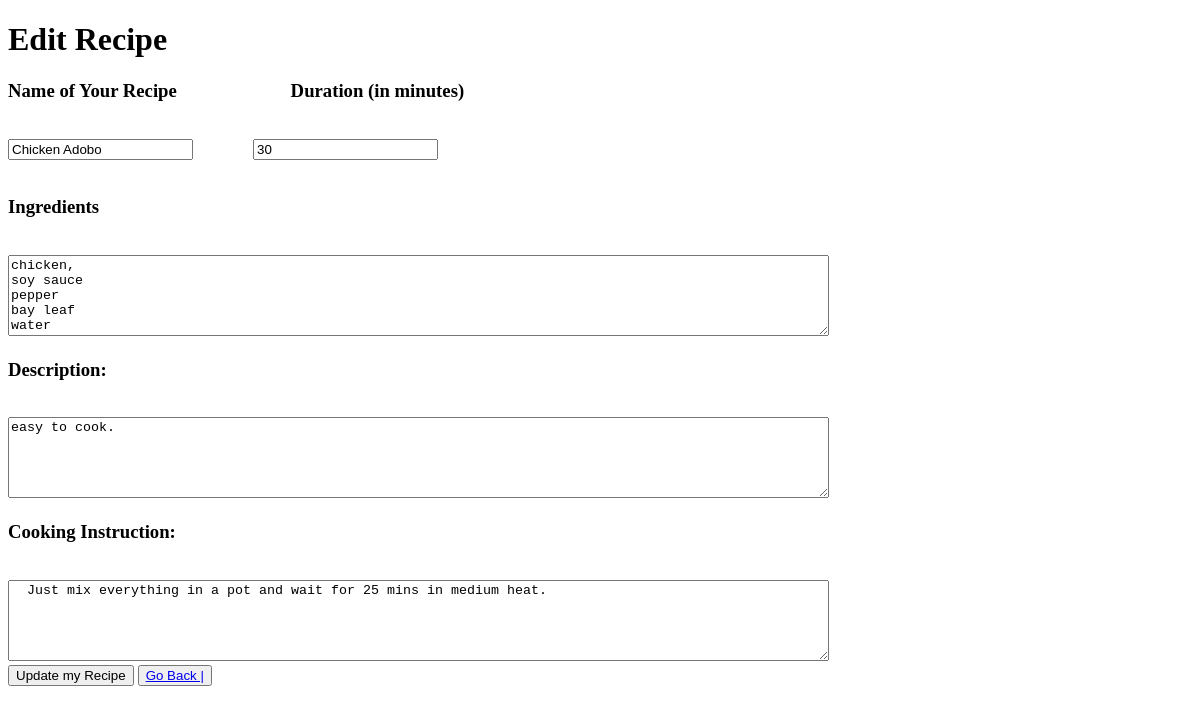
Page /recipes/1/edit on the earlier database version.
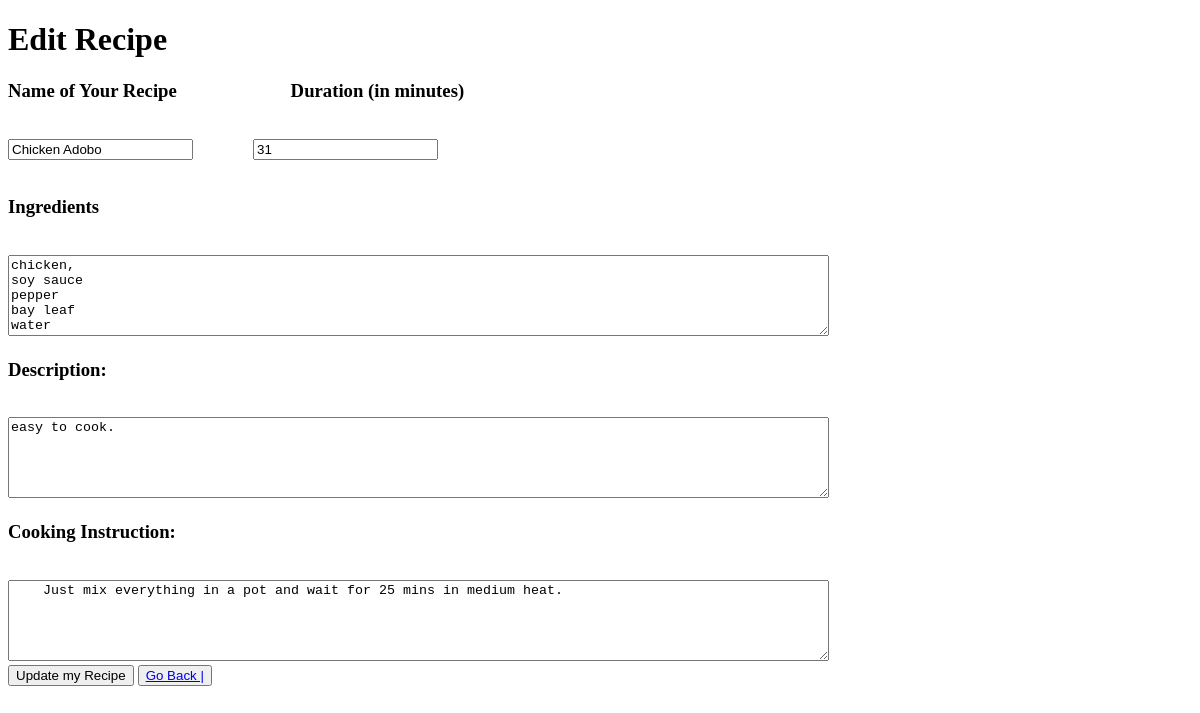
Same page on the later database version.
### recipefinder_app/models.py (models this page shows)
class Recipe(models.Model):
  recipe_name = models.CharField(max_length=255)
  ingredients = models.CharField(max_length=255)
  cooking_instruction = models.TextField(max_length=2000)
  desc = models.TextField()
  duration = models.IntegerField()
  user = models.ForeignKey(User, related_name="recipes", on_delete=models.CASCADE)
  created_at = models.DateTimeField(auto_now_add=True, null=True)
  updated_at = models.DateTimeField(auto_now=True, null=True)
  objects = RecipeManager()

### recipefinder_app/views.py (the view)
# urls.py: path('recipes/<int:recipe_id>/edit', views.edit_recipe),
def edit_recipe(request, recipe_id):
    if request.method == "GET":
        recipe_to_update = Recipe.objects.get(id=recipe_id)
        context = {
            "recipe": recipe_to_update,
        }
    return render(request, 'edit-recipe.html', context)

### recipefinder_app/templates/edit-recipe.html (shortened to what this page needs)
<!DOCTYPE html>
<html lang="en">
  <head>
  </head>
  <body>
    <h1>Edit Recipe</h1>
    <form action="/recipes/{{ recipe.id }}/update" method="post">
        <h3>Name of Your Recipe &emsp13; &emsp13; &emsp13; &emsp13; &emsp13; &emsp13; &emsp13; &emsp13; &emsp13; &emsp13; Duration (in minutes)</h3><br>
        <input type="text" name="recipe_name" value="{{ recipe.recipe_name }}" /> &emsp13; &emsp13; &emsp13; &emsp13; &emsp13; &emsp13;
        <input type="number" name="duration" value="{{ recipe.duration }}"/><br><br>
        <h3>Ingredients </h3><br>
        <textarea name="ingredients" cols="100" rows="5">{{ recipe.ingredients }}</textarea>
        <h3>Description: </h3><br><textarea name="desc" cols="100" rows="5">{{ recipe.desc }}</textarea>
        <h3>Cooking Instruction: </h3><br><textarea name="steps" cols="100" rows="5"> {{ recipe.cooking_instruction }}</textarea>
        <br>
        <button>Update my Recipe</button>
        <button><a href="/recipes">Go Back | </a></button>
    </form>
  </body>
</html>

Differences in the rows shown:
changed Recipe "Chicken Adobo": duration "30" → "31"
